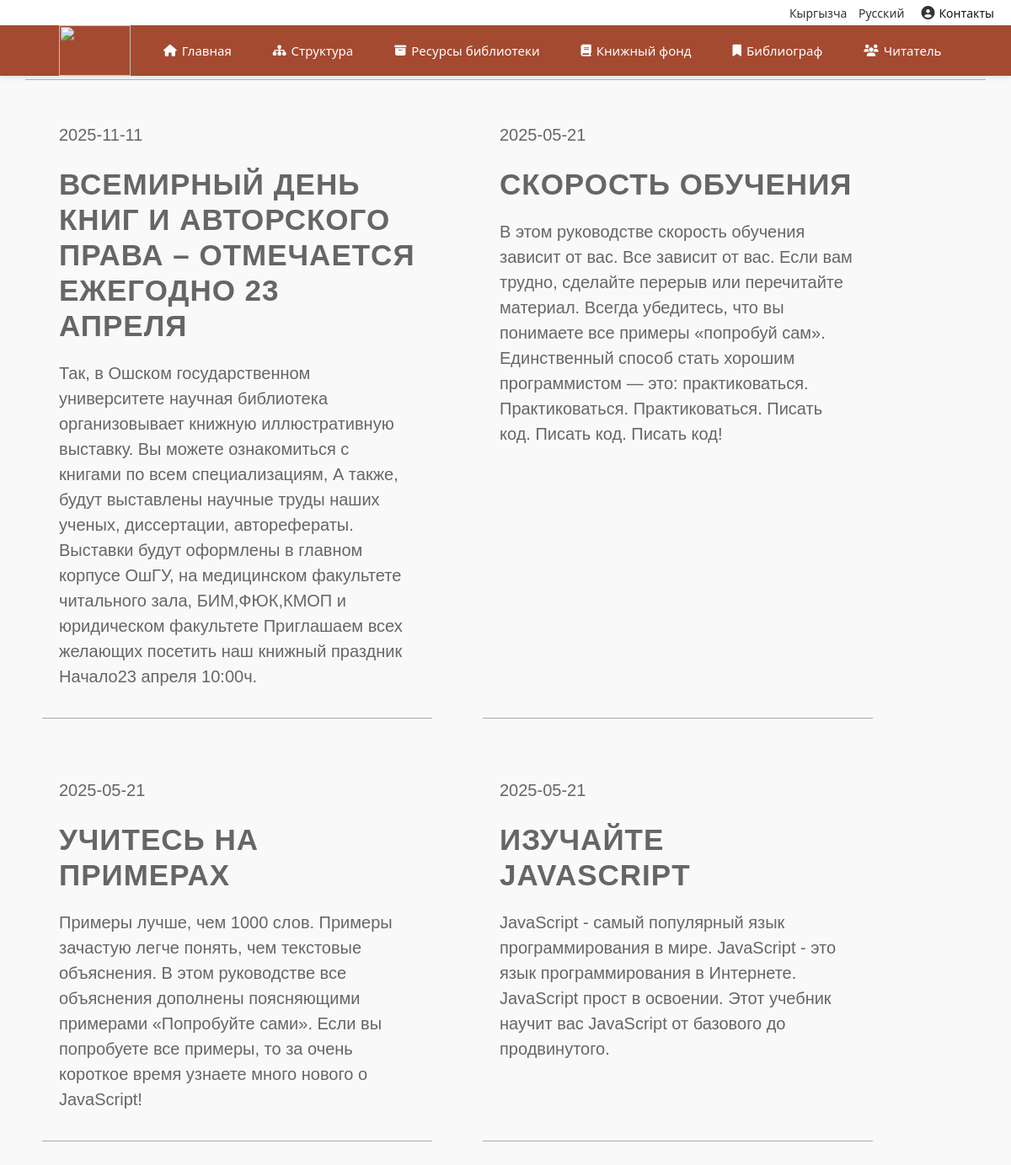
Page /adt/ on the committed database.
### home/models.py (models this page shows, shortened)
class Ads(models.Model):
    title = models.CharField(max_length=200, blank=True, null=True, verbose_name='Заголовок')
    text = models.TextField()
    create_date = models.DateTimeField(auto_now=True, verbose_name='Дата')
    class Meta:
        ordering = ('-id',)
        verbose_name = 'Обявление'
        verbose_name_plural = 'Обявление'

### home/views.py (the view)
# urls.py: path('adt/', views.adt, name='adt'),
def adt(request):
    adt = Ads.objects.all()
    contex = {'adt': adt}
    return render(request, 'adt.html', contex)

### home/views.py (called while the page is built)
def categories(request):
    categories = Category.objects.all().order_by('id')[0:12]
    categories1 = Category.objects.all().order_by('id')[12:23]
    categories2 = Category.objects.all().order_by('id')[23:43]
    return {'categories': categories, 'categories1': categories1, 'categories2': categories2}

### templates/adt.html
{% extends 'index.html' %}
{% load static %}
{% load i18n %}
{% block content %}
{% include 'navbar.html' %}
<body class="editor_false  lang_ru     not_ie">
    <div id="wrapper" class="" style="padding-top: 88px;">
        <div class="adt">
            <div class="structure_container">
                <h1 class="structure_title">{% trans 'Объявление' %}</h1>
                <div class="adt_content">
                    {% for a in adt %}
                    <div class="adt_box">
                        <div class="adt_text">
                            <p>{{ a.create_date|date:"Y-m-d"}}</p>
                            <h1>{{a.title}}</h1>
                            <p>{{ a.text }}</p> <br>
                        </div>
                    </div>
                    {% endfor %}
                </div>
            </div>
        </div>
    </div>
</body>
{% endblock content %}

### static/style/media.css (style rules this page uses)
@media (max-width:1400px) { #wrapper { overflow: hidden } }
@media (max-width:1220px) { #wrapper { overflow: unset } }
@media (max-width:1249px) { body { background-attachment: fixed } }

### static/style/style.css (style rules this page uses)
.structure_container { width: 95%; margin: 0 auto; }
.structure_title { font-size: 28px; text-align: left; border-bottom: 1px solid #666; border-bottom-width: 1px; border-bottom-style: solid; border-bottom-color: #66666677 ; }
.adt { width: 100%; margin: 60px auto; }
.adt_content { width: 90%; display: grid; grid-template-columns: repeat(2, 1fr); gap: 20px; }
.adt_box { margin: 20px; padding: 10px 20px; border-bottom: 1px solid #aaa; border-bottom-width: 1px; border-bottom-style: solid; border-bottom-color: rgb(170, 170, 170); }
.adt_text h1 { font-size: 35px; color: #666; }
.adt_text p { font-size: 20px; color: #666; }
@media (max-width:1400px) { #wrapper { overflow: hidden } }
h1 { font-size: 36px; margin-bottom: 20px; color: #333; font-weight: 600; text-transform: uppercase; letter-spacing: 1px; }

### templates/index.html (style rules this page uses)
body, #wrapper { font-family: Montserrat, sans-serif; }
:root { --cookie_btn_font: Montserrat, sans-serif--cookie_btn_bg:; --cookie_btn_bg_hover: ; --cookie_btn_color: #fff; }

### templates/navbar.html (style rules this page uses)
body { margin: 0; font-family: 'Segoe UI', sans-serif; background-color: #f9f9f9; }

### rows in the picture
Ads: create_date "2025-11-11", title "ВСЕМИРНЫЙ ДЕНЬ КНИГ И АВТОРСКОГО ПРАВА – ОТМЕЧАЕТСЯ ЕЖЕГОДНО 23 АПРЕЛЯ", text "Так, в Ошском государственном университете научная библиотека организовывает книжную иллюстративную выставку. Вы можете ознакомиться с книгами по всем специализациям, А также, будут выставлены научные труды наших ученых, диссертации, авторефераты. Выставки будут оформлены в главном корпусе ОшГУ, на медицинском факультете читального зала, БИМ,ФЮК,КМОП и юридическом факультете Приглашаем всех желающих посетить наш книжный праздник Начало23 апреля 10:00ч."
Ads: create_date "2025-05-21", title "СКОРОСТЬ ОБУЧЕНИЯ", text "В этом руководстве скорость обучения зависит от вас. Все зависит от вас. Если вам трудно, сделайте перерыв или перечитайте материал. Всегда убедитесь, что вы понимаете все примеры «попробуй сам». Единственный способ стать хорошим программистом — это: практиковаться. Практиковаться. Практиковаться. Писать код. Писать код. Писать код!"
Ads: create_date "2025-05-21", title "УЧИТЕСЬ НА ПРИМЕРАХ", text "Примеры лучше, чем 1000 слов. Примеры зачастую легче понять, чем текстовые объяснения. В этом руководстве все объяснения дополнены поясняющими примерами «Попробуйте сами». Если вы попробуете все примеры, то за очень короткое время узнаете много нового о JavaScript!"
Ads: create_date "2025-05-21", title "ИЗУЧАЙТЕ JAVASCRIPT", text "JavaScript - самый популярный язык программирования в мире. JavaScript - это язык программирования в Интернете. JavaScript прост в освоении. Этот учебник научит вас JavaScript от базового до продвинутого."
